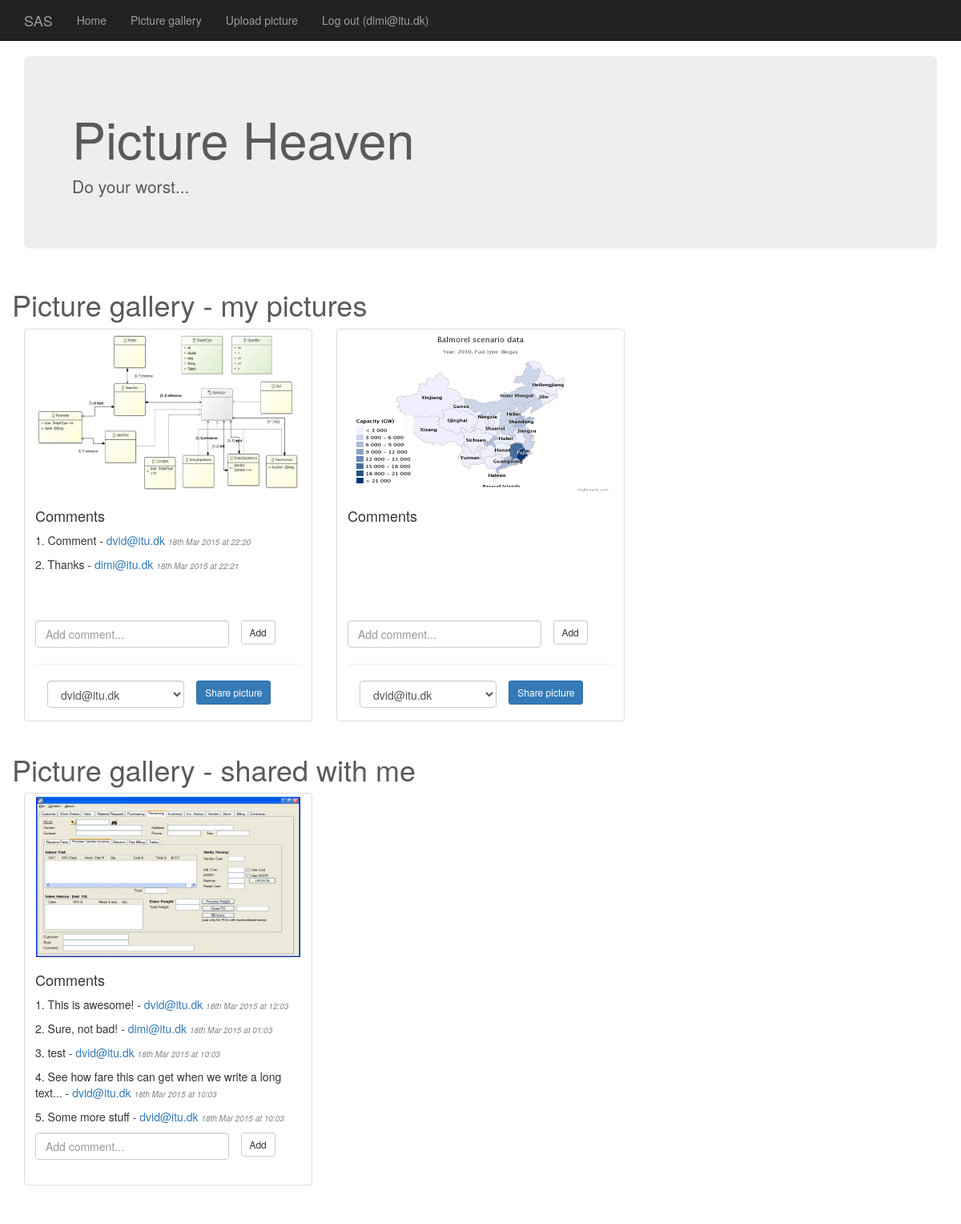
The app's page /index.php?page=pictures (signed in) with its own data.
### tables this page shows
CREATE TABLE IF NOT EXISTS `pictures` (
  `id` int(11) NOT NULL AUTO_INCREMENT,
  `picture` varchar(510) NOT NULL,
  `owner_id` int(11) NOT NULL,
  PRIMARY KEY (`id`),
  KEY `owner` (`owner_id`)
);

CREATE TABLE IF NOT EXISTS `picture_comments` (
  `id` int(11) NOT NULL AUTO_INCREMENT,
  `text` varchar(255) NOT NULL,
  `created` datetime NOT NULL,
  `picture_id` int(11) NOT NULL,
  `commentor_id` int(11) NOT NULL,
  PRIMARY KEY (`id`),
  KEY `picture_id` (`picture_id`),
  KEY `commentor_id` (`commentor_id`)
);

CREATE TABLE IF NOT EXISTS `users` (
  `id` int(11) NOT NULL AUTO_INCREMENT,
  `email` varchar(255) NOT NULL,
  `password` varchar(255) NOT NULL,
  PRIMARY KEY (`id`),
  UNIQUE KEY `email` (`email`)
);

### backend/Qry.php (called while the page is built, shortened)
<?php
class Qry {
        private $db = array();
        function __construct(){
				$this->db['host']            	= 'localhost';
                $this->db['user']             	= 'root';
                $this->db['password']         	= '';
                $this->db['db']                 = 'security';
        }
        private function connect(){
                $db = $this->db;
                $mysqli = new mysqli($db['host'], $db['user'], $db['password'], $db['db']);
                $this->connection = $mysqli;
        }
        public static function q($query){
        	$con = new self();
          	$result = $con->connection->query($query);
            $rows = array();
            while ($row = $result->fetch_assoc()) {
                $rows[] = $row;
            }
            return $rows;
        }
}

### pages/pictures.php (the view, shortened to what this page needs)
<div class="row">
    <h1>Picture gallery - my pictures</h1>
    <?php
    include_once('backend/Qry.php');
    $myPictures = Qry::q('SELECT id, picture FROM pictures WHERE owner_id=' . $_SESSION["login"]['id']);
    foreach ($myPictures as $picture) {
        echo '<div class="col-sm-6 col-md-4">';
        echo '<div class="thumbnail">';
        echo '<img src="backend/uploads/'.$picture['picture'].'" alt="..." style="width: 330px; height: 200px;">';
        echo '<div class="caption">';
        echo '<h4>Comments</h4>';
        echo '<div class="comments">';
        $i = 1;
        $comments = Qry::q('SELECT pc.text, pc.created, pc.commentor_id, u.email
                            FROM picture_comments pc
                            INNER JOIN users u
                              ON pc.commentor_id = u.id
                            WHERE picture_id=' . $picture['id']. '
                            ORDER BY pc.created');
        foreach($comments as $comment) {
            echo '<p>'.$i++.'. '.$comment['text'].' - <a>'.$comment['email'].'</a> <i style="font-size: 10px; color: gray;">'.date("jS M Y",strtotime($comment['created'])).' at '.date("H:i",strtotime($comment['created'])).'</i></p>';
        }
        echo '</div>';
        ?>
        <form id="add-comment" class="form-horizontal" action="backend/comment.php" method="post">
            <div class="form-group">
                <div class="col-md-9">
                    <input id="comment" name="comment" type="text" placeholder="Add comment..." class="form-control required">
                </div>
                <button type="submit" name="submit" value="<?php echo $picture['id'] ?>" class="btn btn-default btn-sm">Add</button>
            </div>
        </form>
        <hr>
        <form id="data-view" class="form-horizontal" action="backend/share.php" method="post">
            <div class="form-group col-md-12">
                <div class="col-md-8">
                    <select class="form-control" name="s">
                        <?php
                        $share = Qry::q('SELECT id, email FROM users');
                        foreach ($share as $user) {
                            if($user['email'] != $_SESSION['login']['email']) {
                                echo '<option value="'.$user['id'].'">'.$user['email'].'</option>';
                            }
                        }
                        ?>
                    </select>
                </div>
                <div class="form-group">
                    <button type="submit" name="submit" value="<?php echo $picture['id'] ?>" class="btn btn-primary btn-sm">Share picture</button>
                </div>
            </div>
        </form>
        <?php
        echo '</div></div></div>';
    }
    ?>
</div>
<div class="row">
    <h1>Picture gallery - shared with me</h1>
    <?php
    $othersPictures = Qry::q('SELECT p.id, p.picture, u.email
                                        FROM pictures p
                                        INNER JOIN picture_shared ps
                                            ON p.id = ps.picture_id
                                        INNER JOIN users u
                                            ON p.owner_id = u.id
                                        WHERE ps.shared_with_id=' . $_SESSION["login"]['id']);
    foreach ($othersPictures as $picture) {
        echo '<div class="col-sm-6 col-md-4">';
        echo '<div class="thumbnail">';
        echo '<img src="backend/uploads/'.$picture['picture'].'" alt="..." style="width: 330px; height: 200px;">';
        echo '<div class="caption">';
        echo '<h4>Comments</h4>';
        echo '<div class="comments-shared">';
        $i = 1;
        $comments = Qry::q('SELECT pc.text, pc.created, pc.commentor_id, u.email
                            FROM picture_comments pc
                            INNER JOIN users u
                              ON pc.commentor_id = u.id
                            WHERE picture_id=' . $picture['id']. '
                            ORDER BY pc.created');
        foreach($comments as $comment) {
            echo '<p>'.$i++.'. '.$comment['text'].' - <a>'.$comment['email'].'</a> <i style="font-size: 10px; color: gray;">'.date("jS M Y",strtotime($comment['created'])).' at '.date("h:m",strtotime($comment['created'])).'</i></p>';
        }
        echo '</div>';
        ?>
        <form id="add-comment" class="form-horizontal" action="backend/comment.php" method="post">
            <div class="form-group">
                <div class="col-md-9">
                    <input id="comment" name="comment" type="text" placeholder="Add comment..." class="form-control required">
                </div>
                <button type="submit" name="submit" value="<?php echo $picture['id'] ?>" class="btn btn-default btn-sm">Add</button>
            </div>
        </form>
        <?php
        echo '</div></div></div>';
    }
    ?>
</div>

### resources/style/carousel.css (style rules this page uses)
body { padding-bottom: 40px; color: #5a5a5a; }

### resources/style/lightbox.css (style rules this page uses)
body:after { content: url(../img/close.png) url(../img/loading.gif) url(../img/prev.png) url(../img/next.png); display: none; }

### index.php (style rules this page uses)
body { padding-top: 70px; padding-bottom: 30px; }

### pages/pictures.php (style rules this page uses)
.thumbnail { height: 490px; overflow: hidden; }
.comments { height: 110px; overflow-y: scroll; }
.comments-shared { height: 170px; overflow-y: scroll; }

### records on screen
pictures: picture (picture), $picture['id'] 11 (drawn)
picture_comments: text "Comment", commentor.email "dvid@itu.dk", created "18th Mar 2015", created "22:20"
picture_comments: text "Thanks", commentor.email "dimi@itu.dk", created "18th Mar 2015", created "22:21"
pictures: picture (picture), $picture['id'] 13 (drawn)
pictures: picture (picture), $picture['id'] 10 (drawn)
picture_comments: text "This is awesome!", commentor.email "dvid@itu.dk", created "18th Mar 2015", created "12:03"
picture_comments: text "Sure, not bad!", commentor.email "dimi@itu.dk", created "18th Mar 2015", created "01:03"
picture_comments: text "test", commentor.email "dvid@itu.dk", created "18th Mar 2015", created "10:03"
picture_comments: text "See how fare this can get when we write a long text...", commentor.email "dvid@itu.dk", created "18th Mar 2015", created "10:03"
picture_comments: text "Some more stuff", commentor.email "dvid@itu.dk", created "18th Mar 2015", created "10:03"

### other values on screen
$_SESSION['login']['email'] "dimi@itu.dk"
form field s "dvid@itu.dk"
